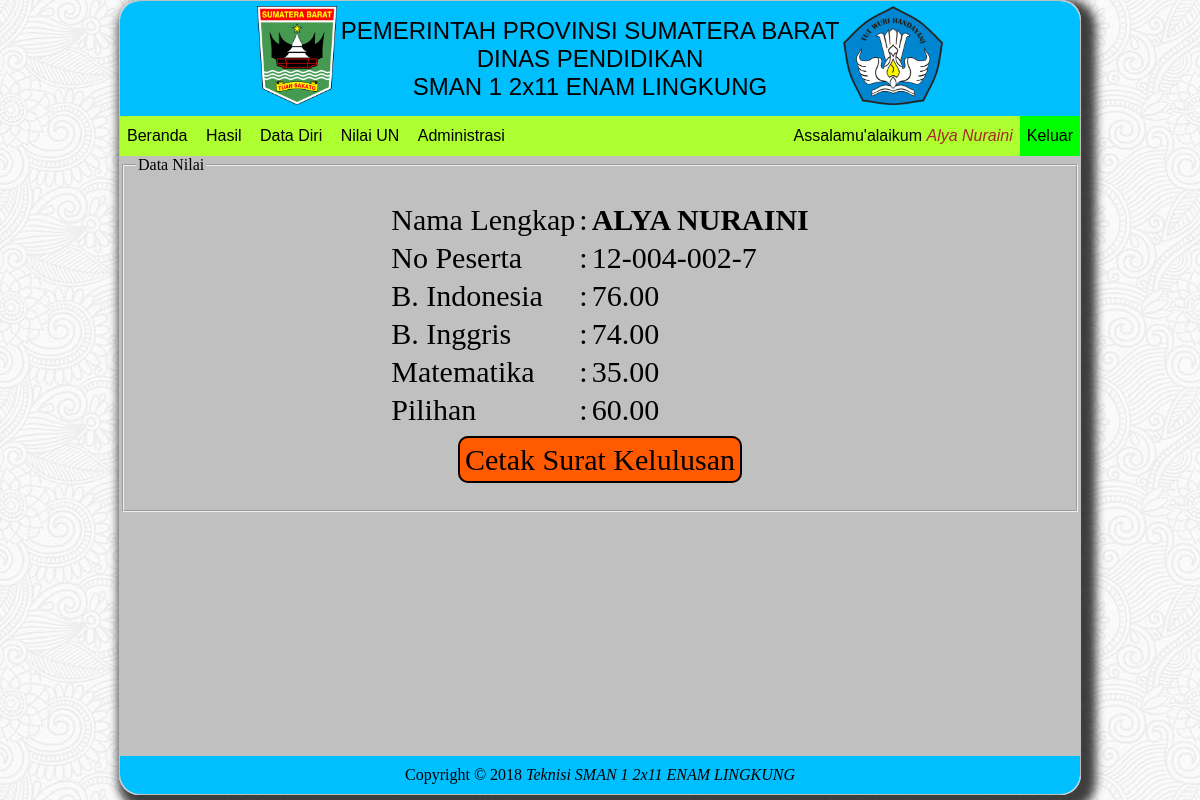
Screenshot of /beranda.php?page=un&user=12-004-002-7 (signed in) with the database file from the repository.
### tables this page shows
CREATE TABLE `t_ln_siswa`  (
  `nama` varchar(60) NOT NULL,
  `no_pes` varchar(40) NOT NULL,
  `bin` varchar(40) NOT NULL,
  `bing` varchar(40) NOT NULL,
  `mat` varchar(40) NOT NULL,
  `pil` varchar(40) NOT NULL,
  `mapel_pil` varchar(20) NOT NULL,
  `ket` enum('LULUS','TIDAK LULUS') NOT NULL,
  PRIMARY KEY (`nama`) USING BTREE
);

### siswa/d_nilai.php (the view, shortened to what this page needs)
<?php
include 'conn.php';
?>
<?php
	$kd = @$_GET['user'];
	$sql = mysqli_query($conn, "SELECT * FROM t_ln_siswa WHERE no_pes = '$kd' ");
	$sql1 = mysqli_query($conn, "SELECT * FROM t_luser WHERE user = '$kd' ");
	$data = mysqli_fetch_array($sql);
	$data1 = mysqli_fetch_array($sql1);
?>
<fieldset>
	<legend>Data Nilai</legend>
		<table style="font-size:30px; padding: 20px 0;" align="center">
			<tr>
				<td>Nama Lengkap</td>
				<td>  :  </td>
				<td><b><?= $data['nama']; ?></b></td>
			</tr>
			<tr>
				<td>No Peserta</td>
				<td>  :  </td>
				<td><?= $data['no_pes']; ?></td>
			</tr>
			<tr>
				<td>B. Indonesia</td>
				<td>  :  </td>
				<td><?= $data['bin']; ?></td>
			</tr>
			<tr>
				<td>B. Inggris</td>
				<td>  :  </td>
				<td><?= $data['bing']; ?></td>
			</tr>
			<tr>
				<td>Matematika</td>
				<td>  :  </td>
				<td><?= $data['mat']; ?></td>
			</tr>
			<tr>
				<td>Pilihan</td>
				<td>  :  </td>
				<td><?= $data['pil']; ?></td>
			</tr>
			<tr>
				<td></td>
				<td></td>
				<td></td>
			</tr>
			<tr>
				<td></td>
				<td></td>
				<td></td>
			</tr>
			<tr>
				<td></td>
				<td></td>
				<td></td>
			</tr>
			<?php
				$status = $data1['status'] == 'aktif';
				if($status){
				 ?>
			<tr>
				<td colspan="3" align="center"><a href="cetak_skl.php?user=<?= $data['no_pes']; ?>" target="blank"> Cetak Surat Kelulusan </a></td>
			</tr>
			<?php }else{ ?>
			<tr>
				<td colspan="3" align="center"><a onclick="return confirm('Status Anda Belum Aktif. Silahkan Hubungi Admin')" href="?page=un&user=<?= $_SESSION['user'];?>"> Cetak Surat Kelulusan </a></td>
			</tr>
			<?php } ?>
		</table>
</fieldset>

### css/beranda.css (style rules this page uses)
body { margin:0px auto; padding:0px; min-height: 100%; background-image: url('../img/tetap/back.png'); }

### siswa/d_nilai.php (style rules this page uses)
table tr a { text-decoration: none; border:2px solid; padding: 5px; width: 20px; text-align: center; color: black; background-color: #ff5a00; border-radius: 10px; }

### rows the page displays
t_ln_siswa: nama "ALYA NURAINI", no_pes "12-004-002-7", bin "76.00", bing "74.00", mat "35.00", pil "60.00"

### other values shown
$_SESSION['nama'] "Alya Nuraini"
